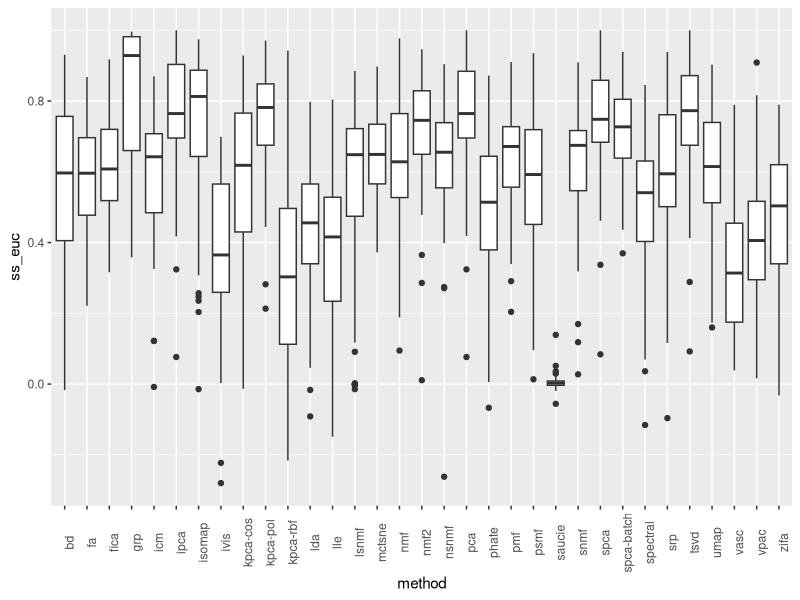

The R script that drew this image:
library(ggplot2)

data <- read.csv('data/results/pw_correlations/pw_correlations_by_best_ivm.csv')

p <- ggplot(data,aes(method,ss_euc)) + geom_boxplot() + theme(axis.text.x = element_text(angle = 90))

ggsave('writeup/plots/pw_correlations_boxplot.pdf',p)
